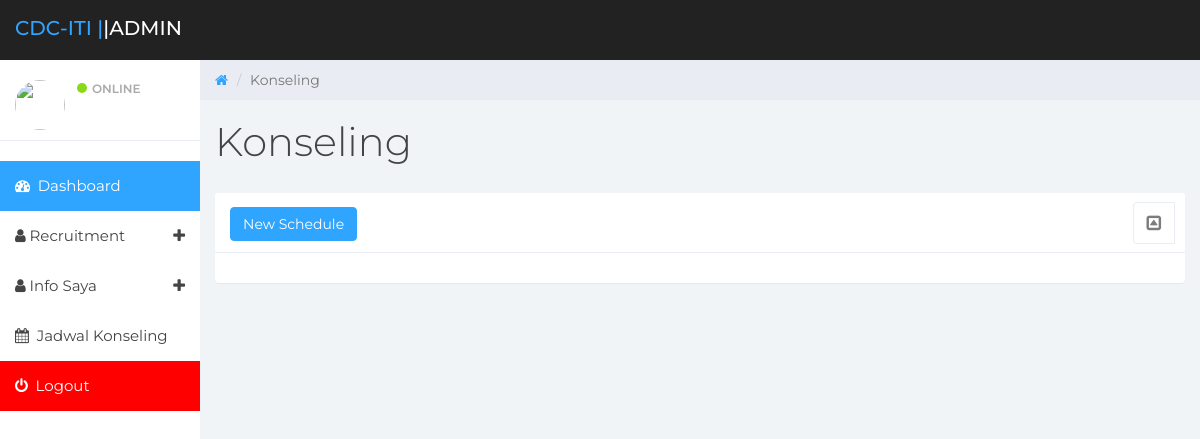
The page /admin/konseling.php on the database as committed earlier.
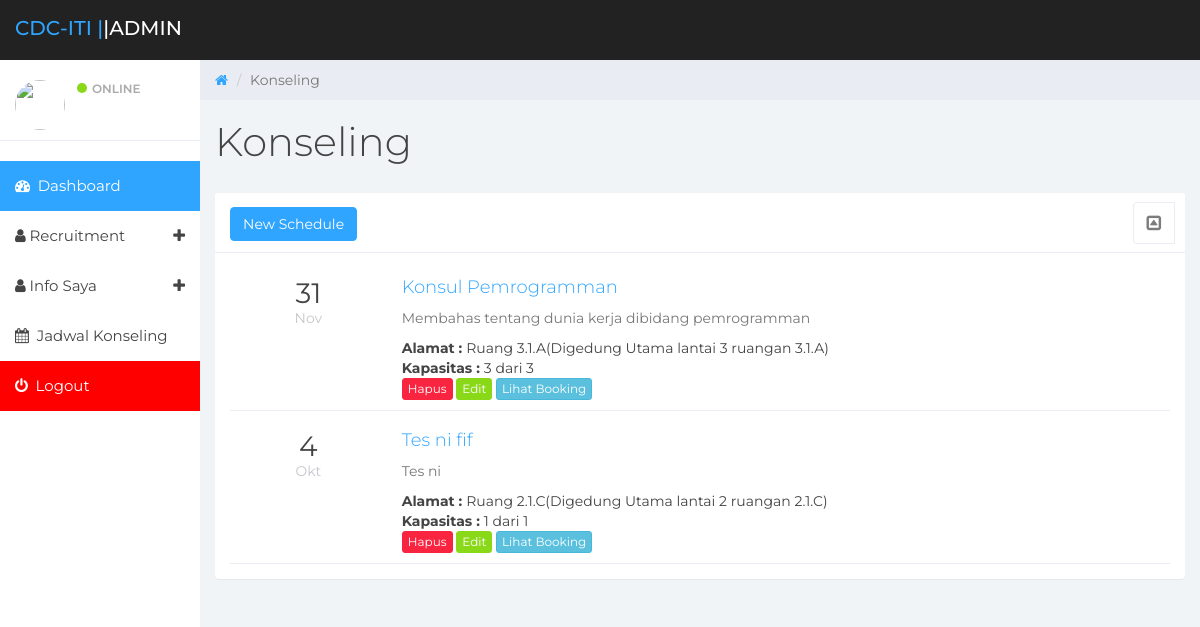
The same page on the database as committed later.
### tables this page shows
CREATE TABLE IF NOT EXISTS `konsul` (
  `id_konsul` int(3) NOT NULL AUTO_INCREMENT,
  `judul` varchar(35) NOT NULL,
  `keterangan` text NOT NULL,
  `tanggal` varchar(15) NOT NULL,
  `ruangan` int(3) NOT NULL,
  `jam` varchar(5) NOT NULL,
  `kapasitas` int(4) NOT NULL,
  PRIMARY KEY (`id_konsul`)
);

CREATE TABLE IF NOT EXISTS `tbl_ruangan` (
  `id_ruangan` int(11) NOT NULL AUTO_INCREMENT,
  `nama_ruangan` varchar(20) NOT NULL,
  `detail` text NOT NULL,
  PRIMARY KEY (`id_ruangan`)
);

### admin/konseling.php (the view, shortened to what this page needs)
<?php
	include 'header.php';
?>
	<div class="col-sm-9 col-sm-offset-3 col-lg-10 col-lg-offset-2 main">
		<div class="row">
			<ol class="breadcrumb">
				<li><a href="#">
					<em class="fa fa-home"></em>
				</a></li>
				<li class="active">Konseling</li>
			</ol>
		</div>
		<div class="row">
			<div class="col-lg-12">
				<h1 class="page-header">Konseling</h1>
			</div>
		</div>
		<div class="row" >
			<div class="col-lg-12">
				<div class="panel panel-default articles">
					<div class="panel-heading">
					<?php
						switch (isset($_GET['a'])) {
							default:
									echo lihat();
								break;
						}
					?>
						</div>
					</div>
				</div>
			</div>
<?php
	function lihat(){
?>
						<a href="?a=form">
							<button class="btn btn-md btn-primary" id="tambah">
								New Schedule
							</button>
						</a>
						<span class="pull-right clickable panel-toggle panel-button-tab-left"><em class="fa fa-toggle-up"></em></span>
						</div>
					<div class="panel-body articles-container">
					<?php
					$sql="select id_konsul,tanggal,judul,keterangan,nama_ruangan,detail,kapasitas from  konsul a inner join tbl_ruangan b on a.ruangan=b.id_ruangan";
					$res=mysql_query($sql);
					while($row=mysql_fetch_array($res)){
					$tgl=explode('-',$row['tanggal']);
					$bulan=array('01'=>'Jan','02'=>'Feb','03'=>'Mar','04'=>'Apr','05'=>'Mei','06'=>'Jun','07'=>'Jul','08'=>'Agust','09'=>'Sept','10'=>'Okt','11'=>'Nov','12'=>'Des');
					?>
						<div class="article border-bottom">
							<div class="col-xs-12">
								<div class="row">
									<div class="col-xs-2 col-md-2 date">
										<div class="large"><?=$tgl[2]?></div>
										<div class="text-muted"><?=$bulan[$tgl[1]]?></div>
									</div>
									<div class="col-xs-10 col-md-10">
										<h4><a href="#"><?=$row['judul']?></a></h4>
										<p>
											<?=$row['keterangan']?>
										</p>
										<strong>Alamat : </strong><?=$row['nama_ruangan']."(".$row['detail'].")"?>
										<strong>Kapasitas : </strong><?=$row['kapasitas']." dari ".$row['kapasitas'];?>
										<br>
										<a href="modul/hapus.php?mode=hapus_konsul&id=<?=$row['id_konsul']?>">
											<button class="btn btn-xs btn-danger">Hapus</button>
										</a>
										<a href="?a=kmzway87aa&id=<?=$row['id_konsul']?>&kode=wkwkw?>">
											<button class="btn btn-xs btn-success">Edit</button>
										</a>
										<a onclick="window.open('booking.php?id=<?=$row['id_konsul']?>','aa','width=800,height=500')">
											<button class="btn btn-xs btn-info">Lihat Booking</button>
										</a>
									</div>
								</div>
							</div>
						</div>
<?php
		}
		echo "</div>";
	}
?>
</body>
</html>

Rows that differ between the two databases and show on the page:
added konsul: tanggal "31", tanggal "Nov", judul "Konsul Pemrogramman", keterangan "Membahas tentang dunia kerja dibidang pemrogramman", tbl_ruangan.nama_ruangan "Ruang 3.1.A", tbl_ruangan.detail "Digedung Utama lantai 3 ruangan 3.1.A", kapasitas "3"
added konsul: tanggal "4", tanggal "Okt", judul "Tes ni fif", keterangan "Tes ni", tbl_ruangan.nama_ruangan "Ruang 2.1.C", tbl_ruangan.detail "Digedung Utama lantai 2 ruangan 2.1.C", kapasitas "1"
